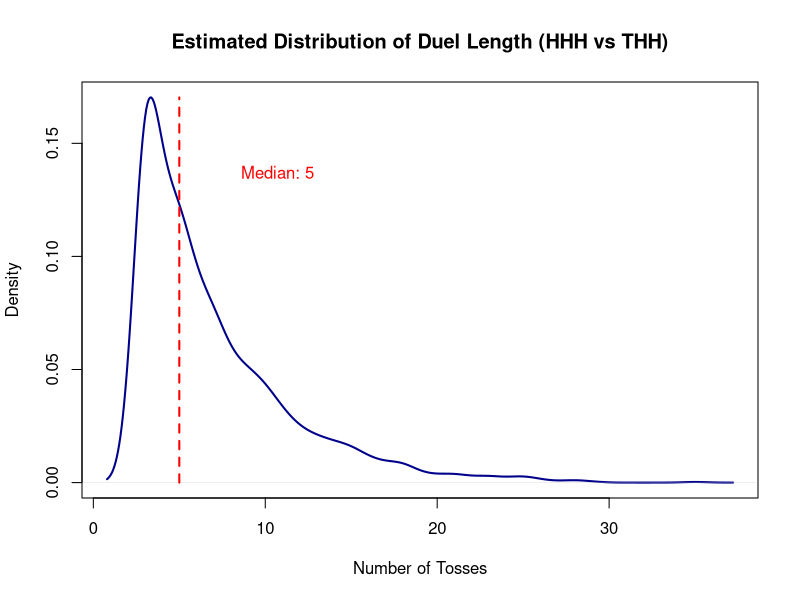
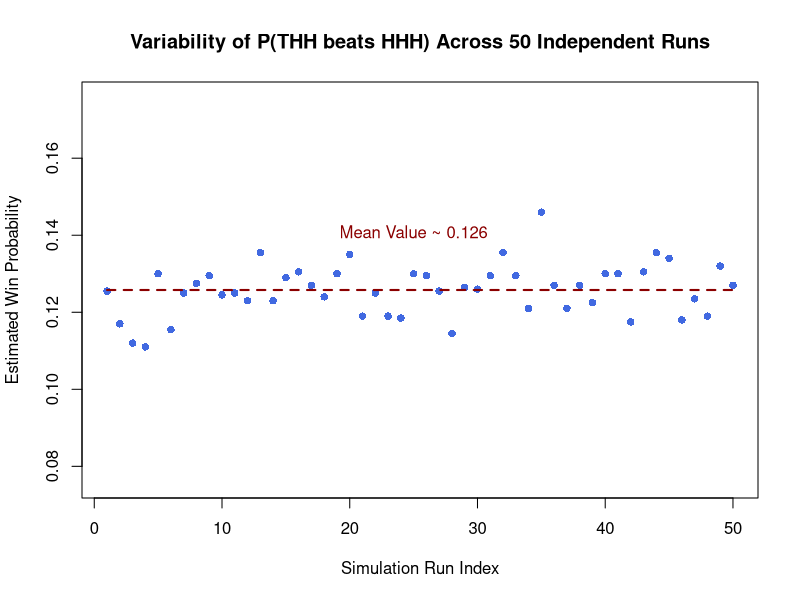

Source code (R) for these figures, in order:
# Statistical Programming
# Practical 2: Sequence duels and perils of independence

# Group 3: Alejandra Campo Archbold (s3023700), Weihang Gu (s2932201), Weichen Zhao (s2929481)

# Contributions:


#1.
firsthit <- function(x, a) {
  k <- length(a)
  n <- length(x)
  if (n < k) return(NA)
  
  for (i in k:n) {
    if (identical(x[(i - k + 1):i], a)) {
      return(i)
    }
  }
  return(NA)
}

find_first_match_mat <- function(mat, a) {
  k <- length(a)
  n_cols <- ncol(mat)
  n_rows <- nrow(mat)
  
  if (n_cols < k) return(rep(NA, n_rows))
  
  match_mat <- matrix(TRUE, nrow = n_rows, ncol = n_cols - k + 1)
  for (offset in 1:k) {
    match_mat <- match_mat & (mat[, offset:(n_cols - k + offset), drop = FALSE] == a[offset])
  }
  
  first_pos <- max.col(match_mat, ties.method = "first")
  has_match <- rowSums(match_mat) > 0
  
  res <- rep(NA, n_rows)
  res[has_match] <- first_pos[has_match] + k - 1
  return(res)
}

# 2.
duel <- function(a, b, p = 0.5) {
  k <- length(a)
  block_size <- 50
  tosses_so_far <- sample(c(0, 1), size = 30, replace = TRUE, prob = c(1 - p, p))
  
  repeat {
    pos_a <- firsthit(tosses_so_far, a)
    pos_b <- firsthit(tosses_so_far, b)
    
    if (!is.na(pos_a) || !is.na(pos_b)) {
      if (is.na(pos_b)) return(c(winner = 1, tosses = pos_a))
      if (is.na(pos_a)) return(c(winner = 0, tosses = pos_b))
      if (pos_a < pos_b) return(c(winner = 1, tosses = pos_a))
      return(c(winner = 0, tosses = pos_b))
    }
    tosses_so_far <- c(tosses_so_far, sample(c(0, 1), size = block_size, replace = TRUE, prob = c(1 - p, p)))
  }
}

# 3.
pwin <- function(a, b, p = 0.5, nreps = 10000) {
  k <- length(a)
  block_size <- 50
  
  stream_mat <- matrix(sample(c(0, 1), size = nreps * 30, replace = TRUE, prob = c(1 - p, p)), 
                       nrow = nreps, ncol = 30)
  
  winners <- rep(NA, nreps)
  active <- rep(TRUE, nreps)
  
  repeat {
    pos_a <- find_first_match_mat(stream_mat[active, , drop = FALSE], a)
    pos_b <- find_first_match_mat(stream_mat[active, , drop = FALSE], b)
    
    finished <- !is.na(pos_a) | !is.na(pos_b)
    
    if (any(finished)) {
      active_indices <- which(active)
      finished_indices <- active_indices[finished]
      
      pa <- pos_a[finished]
      pb <- pos_b[finished]
      
      win_a <- ifelse(is.na(pb), TRUE, ifelse(is.na(pa), FALSE, pa < pb))
      winners[finished_indices] <- ifelse(win_a, 1, 0)
      
      active[finished_indices] <- FALSE
    }
    
    if (!any(active)) break
    
    new_blocks <- matrix(sample(c(0, 1), size = nreps * block_size, replace = TRUE, prob = c(1 - p, p)),
                         nrow = nreps, ncol = block_size)
    stream_mat <- cbind(stream_mat, new_blocks)
  }
  
  return(mean(winners))
}

# 4.
ewait <- function(a, p = 0.5) {
  k <- length(a)
  total_ew <- 0
  
  for (j in 1:k) {
    prefix <- a[1:j]
    suffix <- a[(k - j + 1):k]
    if (identical(prefix, suffix)) {
      hj <- sum(prefix)
      prob_j <- (p^hj) * ((1 - p)^(j - hj))
      total_ew <- total_ew + (1 / prob_j)
    }
  }
  return(total_ew)
}

# 5
pmat <- function(k, p = 0.5, nreps = 10000) {
  pat_df <- expand.grid(rep(list(0:1), k))
  pat_mat <- as.matrix(pat_df[, ncol(pat_df):1]) 
  n_pat <- nrow(pat_mat)
  res_mat <- matrix(NA, nrow = n_pat, ncol = n_pat)
  
  for (i in 1:n_pat) {
    for (j in 1:n_pat) {
      if (i < j) {
        a <- pat_mat[i, ]
        b <- pat_mat[j, ]
        p_val <- pwin(a, b, p = p, nreps = nreps)
        res_mat[i, j] <- p_val
        res_mat[j, i] <- 1 - p_val
      }
    }
  }
  
  rownames(res_mat) <- apply(pat_mat, 1, paste0, collapse = "")
  colnames(res_mat) <- apply(pat_mat, 1, paste0, collapse = "")
  return(res_mat)
}

set.seed(42)
k_val <- 3
p_val <- 0.5

W_matrix <- pmat(k = 3, p = 0.5, nreps = 3000)
patterns_names <- rownames(W_matrix)
pat_df <- expand.grid(rep(list(0:1), k_val))
pat_mat <- as.matrix(pat_df[, ncol(pat_df):1])

best_replies <- data.frame(Pattern = character(), BestReply = character(), WinProb = numeric(), stringsAsFactors = FALSE)
for (i in 1:nrow(W_matrix)) {
  row_vals <- W_matrix[i, ]
  best_idx <- which.max(row_vals)
  best_replies <- rbind(best_replies, data.frame(
    Pattern = patterns_names[i],
    BestReply = patterns_names[best_idx],
    WinProb = row_vals[best_idx]
  ))
}
print(best_replies, row.names = FALSE)

evenly_matched <- data.frame(PatternA = character(), PatternB = character(), ProbAB = numeric(), stringsAsFactors = FALSE)
for (i in 1:(nrow(W_matrix)-1)) {
  for (j in (i+1):nrow(W_matrix)) {
    p_ab <- W_matrix[i, j]
    if (!is.na(p_ab) && abs(p_ab - 0.5) < 0.05) { 
      evenly_matched <- rbind(evenly_matched, data.frame(
        PatternA = patterns_names[i],
        PatternB = patterns_names[j],
        ProbAB = p_ab
      ))
    }
  }
}
print(evenly_matched, row.names = FALSE)

find_cycle <- function(mat) {
  n <- nrow(mat)
  names_p <- rownames(mat)
  for (i in 1:n) {
    for (j in 1:n) {
      if (i == j || mat[i,j] <= 0.5) next
      for (l in 1:n) {
        if (l == i || l == j || mat[j,l] <= 0.5) next
        if (mat[l,i] > 0.5) { 
          return(c(names_p[i], names_p[j], names_p[l]))
        }
      }
    }
  }
  return(NULL)
}

cycle_found <- find_cycle(W_matrix)
if (!is.null(cycle_found)) {
  cat(sprintf("Cycle: %s -> %s -> %s -> %s\n", 
              cycle_found[1], cycle_found[2], cycle_found[3], cycle_found[1]))
}

ew_vals <- sapply(1:nrow(pat_mat), function(i) ewait(pat_mat[i, ], p = p_val))
ew_df <- data.frame(Pattern = patterns_names, EWait = ew_vals)
ew_df <- ew_df[order(ew_df$EWait), ]
print(ew_df, row.names = FALSE)

a_pat <- c(1, 1, 1)
b_pat <- c(0, 1, 1)
duel_tosses <- replicate(2000, duel(a_pat, b_pat, p = 0.5)["tosses"])
dens <- density(duel_tosses)
plot(dens, main = "Estimated Distribution of Duel Length (HHH vs THH)",
     xlab = "Number of Tosses", ylab = "Density", col = "darkblue", lwd = 2)
med_tosses <- median(duel_tosses)
lines(c(med_tosses, med_tosses), c(0, max(dens$y)), col = "red", lty = 2, lwd = 2)
text(x = med_tosses + 3, y = max(dens$y) * 0.8, 
     labels = paste("Median:", med_tosses), col = "red", pos = 4)

sim_runs <- replicate(50, pwin(c(1,1,1), c(0,1,1), p = 0.5, nreps = 2000))
mean_val <- mean(sim_runs)
plot(sim_runs, type = "p", pch = 16, col = "royalblue",
     main = "Variability of P(THH beats HHH) Across 50 Independent Runs",
     xlab = "Simulation Run Index", ylab = "Estimated Win Probability",
     ylim = c(mean_val - 0.05, mean_val + 0.05))
lines(c(1, 50), c(mean_val, mean_val), col = "darkred", lty = 2, lwd = 2)
text(x = 25, y = mean_val + 0.015, 
     labels = paste("Mean Value ~", round(mean_val, 3)), col = "darkred")

W_mat_biased_low <- pmat(k = 3, p = 0.25, nreps = 1000)
W_mat_biased_high <- pmat(k = 3, p = 0.7, nreps = 1000)
